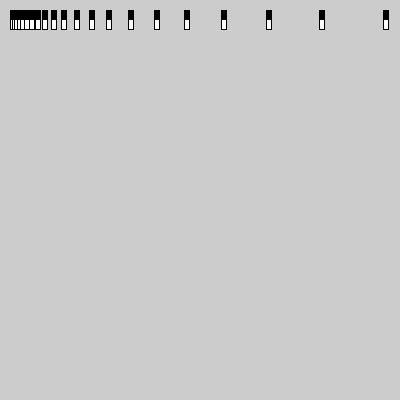
Frame 1 (no input)
Frame 60 (the mouse pressed at the canvas centre just before this capture): identical to frame 1, image omitted
Frame 120 (the mouse held since frame 60 and released just before this capture): identical to frame 1, image omitted

The Processing sketch that drew this single still picture (run headless with seeded random() and noise(); from frame 60 on, the mouse is pressed at the canvas centre):

// Processing sketch: processing_147020
// ── processing_147020.pde

void setup(){
 size(400,400);

 float zipcode;
 float alter;
 float hausnummer;
 float koerpergroesse;
 
 zipcode = 15344;
 alter = 21;
 hausnummer = 48;
 koerpergroesse = 1.62;

 println(zipcode / hausnummer); 
 println(koerpergroesse - alter);
}

void draw(){

String vorname = "clara";
String nachname = "tiefenthaler";
String strasse = "fontanestrasse";
 if(vorname == "clara" || nachname == "tiefenthaler"){
 println("blubb");
 }
 for(float zipcode = 10; zipcode < width; zipcode = zipcode * 1.2){
   for(float koerpergroesse = 10; koerpergroesse < 20; koerpergroesse = koerpergroesse + 0.7){
   rect(zipcode, koerpergroesse, 5, 10);
   }
 }
 
 
}
